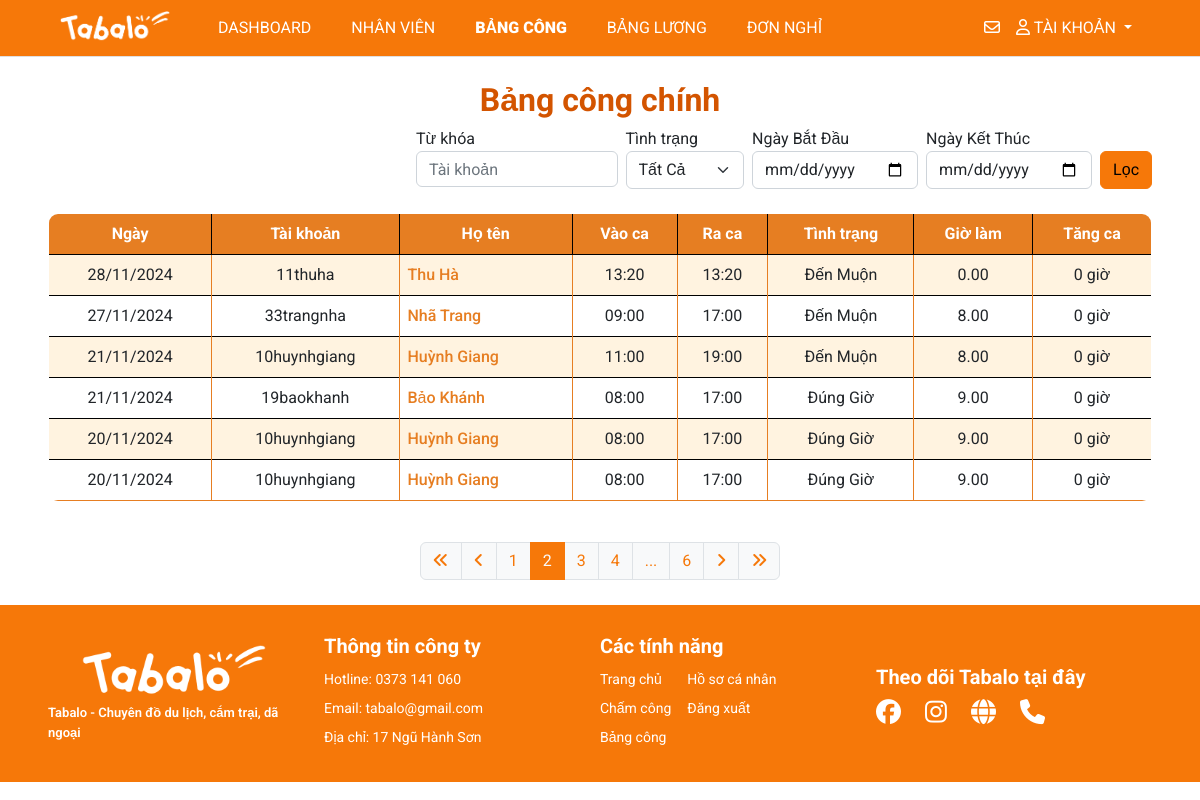
The app's page /management/sheet/?page=2 (signed in) with its own data.
### myapp/models.py (models this page shows, shortened)
class Sheet(models.Model):
    user=models.ForeignKey(User,on_delete=models.CASCADE)
    date=models.DateField()
    checkin=models.TimeField()
    checkout=models.TimeField(blank=True, null=True)
    work_hour=models.DecimalField(max_digits=5, decimal_places=2, blank=True, null=True)
    status=models.CharField(max_length=20, choices=[('Đúng Giờ', 'Đúng Giờ'), ('Đến Muộn', 'Đến Muộn')], default='Đúng Giờ')
    ot = models.IntegerField(null=True, blank=True, default=1)
    late_time = models.IntegerField(null=True, blank=True, default=0)  # Add late_time field

### management/views.py (the view)
# urls.py: path('sheet/', views.main_sheet, name='main-sheet'),
def main_sheet(request):
  if request.user.is_superuser:
    title = 'Bảng công'
    sheets = Sheet.objects.all().order_by('-date')
    keyword = request.GET.get('keyword', '')
    status = request.GET.get('status', '')
    start_date = request.GET.get('start-date', '')
    end_date = request.GET.get('end-date', '')
    if keyword:
      sheets = sheets.filter(user__username__icontains=keyword)
    if status:
      sheets = sheets.filter(status=status)
    if start_date and end_date:
      sheets = sheets.filter(date__range=[start_date, end_date])
    elif start_date:
      sheets = sheets.filter(date__range=[start_date, datetime.now().date()])
    elif end_date:
      sheets = sheets.filter(date__range=[datetime.now().date(), end_date])
    paginator = Paginator(sheets, 6)
    page_number = request.GET.get('page', '')
    try:
      page_obj = paginator.get_page(page_number)
    except PageNotAnInteger:
      page_obj = paginator.page(1)
    except EmptyPage:
      page_obj = paginator.page(paginator.num_pages)
    query_params = request.GET.copy()
    if 'page' in query_params:
      query_params.pop('page')
    context = {'title': title,
               'keyword': keyword,
               'start_date': start_date,
               'end_date': end_date,
               'status': status,
               'page_obj': page_obj,
               'query_params': query_params.urlencode()}
    return render(request, 'pages/main_sheet.html', context)
  else:
    messages.warning(request, 'Không có quyền truy cập')
    return redirect('/')

### management/context_processors.py (called while the page is built)
def pending_dayoff(request):
  count_pending = DayOffRequest.objects.filter(status='pending').count()
  return {'count_pending': count_pending}

### templates/pages/main_sheet.html (shortened to what this page needs)
{% extends '../layouts/base.html' %}
{% block main %}
<br>
<h1 style="text-align: center; font-size: 2rem; font-weight: bold; color: #D35400;">Bảng công chính</h1>
{% include 'partials/filter_sheet.html' %}
<br>
<table class="table table-hover table-bordered custom-border" style="border-radius: 10px; overflow: hidden;">
  <thead class="bg-tab text-white" style="background-color: #E67E22;">
    <tr>
      <th scope="col" class="text-center" style="vertical-align: middle;">Ngày</th>
      <th scope="col" class="text-center" style="vertical-align: middle;">Tài khoản</th>
      <th scope="col" class="text-center" style="vertical-align: middle;">Họ tên</th>
      <th scope="col" class="text-center" style="vertical-align: middle;">Vào ca</th>
      <th scope="col" class="text-center" style="vertical-align: middle;">Ra ca</th>
      <th scope="col" class="text-center" style="vertical-align: middle;">Tình trạng</th>
      <th scope="col" class="text-center" style="vertical-align: middle;">Giờ làm</th>
      <th scope="col" class="text-center" style="vertical-align: middle;">Tăng ca</th>
    </tr>
  </thead>
  <tbody>
    {% for sheet in page_obj %}
    <tr class="table-row" style="transition: background-color 0.3s;">
      <td class="text-center align-middle border-cell">{{ sheet.date|date:"d/m/Y" }}</td>
      <td class="text-center align-middle border-cell">{{ sheet.user.username }}</td>
      <td class="align-middle border-cell">
        <a href="/profile/{{sheet.user.username}}/" class="link-highlight">
          {{ sheet.user.first_name }} {{ sheet.user.last_name }}
        </a>
      </td>
      <td class="text-center align-middle border-cell">{{ sheet.checkin|date:"H:i" }}</td>
      <td class="text-center align-middle border-cell">{{ sheet.checkout|date:"H:i" }}</td>
      <td class="text-center align-middle border-cell">{{ sheet.status }}</td>
      <td class="text-center align-middle border-cell">{{ sheet.work_hour }}</td>
      <td class="text-center align-middle border-cell">{{ sheet.ot }} giờ</td>
    </tr>
    {% endfor %}
  </tbody>
</table>
<br>
{% include 'partials/paginator.html' %}
{% endblock %}

### static/styles/style.css (style rules this page uses)
.bg-tab { background-color: #FF983E !important; }
table { border-collapse: collapse; border: 1px solid #000 !important; }
table th, table td { border: 1px solid #000000; }

### templates/pages/main_sheet.html (style rules this page uses)
.table-bordered tbody tr:nth-child(odd) { background-color: #FFF3E0; }
.table-bordered tbody tr:nth-child(even) { background-color: #FFFFFF; }
.bg-tab { background-color: #E67E22 !important; color: white !important; }
.custom-border { border: 2px solid #E67E22; border-radius: 10px; }
.border-cell { border: 1px solid #E67E22; }
.link-highlight { color: #E67E22; font-weight: 500; text-decoration: none; }
.table-bordered tbody tr:last-child { border-bottom: 2px solid #E67E22; }

### records on screen
Sheet: date "28/11/2024", user.username "11thuha", user.first_name "Thu", user.last_name "Hà", checkin "13:20", checkout "13:20", status "Đến Muộn", work_hour "0.00", ot "0"
Sheet: date "27/11/2024", user.username "33trangnha", user.first_name "Nhã", user.last_name "Trang", checkin "09:00", checkout "17:00", status "Đến Muộn", work_hour "8.00", ot "0"
Sheet: date "21/11/2024", user.username "10huynhgiang", user.first_name "Huỳnh", user.last_name "Giang", checkin "11:00", checkout "19:00", status "Đến Muộn", work_hour "8.00", ot "0"
Sheet: date "21/11/2024", user.username "19baokhanh", user.first_name "Bảo", user.last_name "Khánh", checkin "08:00", checkout "17:00", status "Đúng Giờ", work_hour "9.00", ot "0"
Sheet: date "20/11/2024", user.username "10huynhgiang", user.first_name "Huỳnh", user.last_name "Giang", checkin "08:00", checkout "17:00", status "Đúng Giờ", work_hour "9.00", ot "0"
Sheet: date "20/11/2024", user.username "10huynhgiang", user.first_name "Huỳnh", user.last_name "Giang", checkin "08:00", checkout "17:00", status "Đúng Giờ", work_hour "9.00", ot "0"

### other values on screen
{{ num }} "1" "2" "3" "4"
{{ num }} "6"
